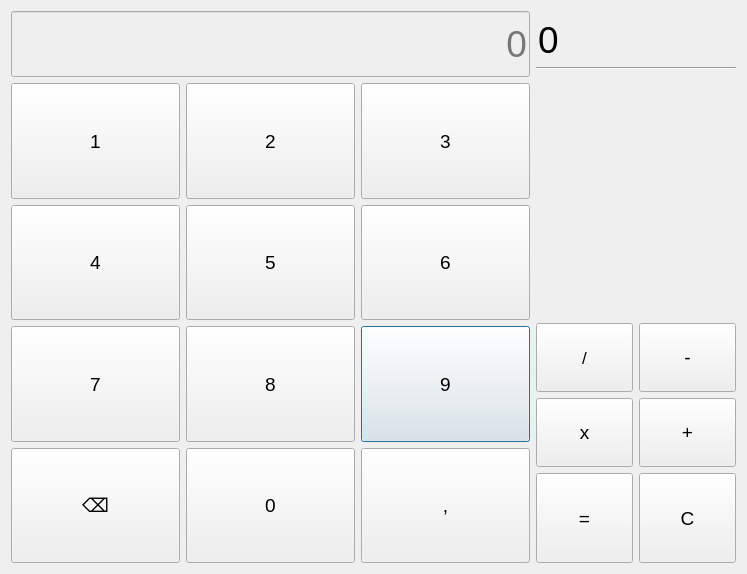
<?xml version="1.0" encoding="UTF-8"?>
<ui version="4.0">
 <class>Calculator</class>
 <widget class="QDialog" name="Calculator">
  <property name="geometry">
   <rect>
    <x>0</x>
    <y>0</y>
    <width>747</width>
    <height>574</height>
   </rect>
  </property>
  <property name="minimumSize">
   <size>
    <width>500</width>
    <height>450</height>
   </size>
  </property>
  <property name="windowTitle">
   <string>Dialog</string>
  </property>
  <property name="sizeGripEnabled">
   <bool>false</bool>
  </property>
  <layout class="QGridLayout" name="gridLayout_2">
   <item row="0" column="0">
    <layout class="QHBoxLayout" name="horizontalLayout">
     <property name="sizeConstraint">
      <enum>QLayout::SetDefaultConstraint</enum>
     </property>
     <item>
      <layout class="QVBoxLayout" name="verticalLayout_2" stretch="0,0">
       <item>
        <widget class="QLineEdit" name="lineEdit">
         <property name="enabled">
          <bool>false</bool>
         </property>
         <property name="sizePolicy">
          <sizepolicy hsizetype="Expanding" vsizetype="Fixed">
           <horstretch>0</horstretch>
           <verstretch>0</verstretch>
          </sizepolicy>
         </property>
         <property name="minimumSize">
          <size>
           <width>0</width>
           <height>66</height>
          </size>
         </property>
         <property name="font">
          <font>
           <family>Arial</family>
           <pointsize>28</pointsize>
          </font>
         </property>
         <property name="alignment">
          <set>Qt::AlignRight|Qt::AlignTrailing|Qt::AlignVCenter</set>
         </property>
         <property name="placeholderText">
          <string>0</string>
         </property>
        </widget>
       </item>
       <item>
        <layout class="QGridLayout" name="gridLayout">
         <item row="2" column="2">
          <widget class="QPushButton" name="dial_9">
           <property name="sizePolicy">
            <sizepolicy hsizetype="Expanding" vsizetype="Expanding">
             <horstretch>0</horstretch>
             <verstretch>0</verstretch>
            </sizepolicy>
           </property>
           <property name="font">
            <font>
             <family>Arial</family>
             <pointsize>14</pointsize>
            </font>
           </property>
           <property name="text">
            <string>9</string>
           </property>
          </widget>
         </item>
         <item row="1" column="1">
          <widget class="QPushButton" name="dial_5">
           <property name="sizePolicy">
            <sizepolicy hsizetype="Expanding" vsizetype="Expanding">
             <horstretch>0</horstretch>
             <verstretch>0</verstretch>
            </sizepolicy>
           </property>
           <property name="font">
            <font>
             <family>Arial</family>
             <pointsize>14</pointsize>
            </font>
           </property>
           <property name="text">
            <string>5</string>
           </property>
          </widget>
         </item>
         <item row="2" column="1">
          <widget class="QPushButton" name="dial_8">
           <property name="sizePolicy">
            <sizepolicy hsizetype="Expanding" vsizetype="Expanding">
             <horstretch>0</horstretch>
             <verstretch>0</verstretch>
            </sizepolicy>
           </property>
           <property name="font">
            <font>
             <family>Arial</family>
             <pointsize>14</pointsize>
            </font>
           </property>
           <property name="text">
            <string>8</string>
           </property>
          </widget>
         </item>
         <item row="1" column="2">
          <widget class="QPushButton" name="dial_6">
           <property name="sizePolicy">
            <sizepolicy hsizetype="Expanding" vsizetype="Expanding">
             <horstretch>0</horstretch>
             <verstretch>0</verstretch>
            </sizepolicy>
           </property>
           <property name="font">
            <font>
             <family>Arial</family>
             <pointsize>14</pointsize>
            </font>
           </property>
           <property name="text">
            <string>6</string>
           </property>
          </widget>
         </item>
         <item row="0" column="0">
          <widget class="QPushButton" name="dial_1">
           <property name="sizePolicy">
            <sizepolicy hsizetype="Expanding" vsizetype="Expanding">
             <horstretch>0</horstretch>
             <verstretch>0</verstretch>
            </sizepolicy>
           </property>
           <property name="font">
            <font>
             <family>Arial</family>
             <pointsize>14</pointsize>
            </font>
           </property>
           <property name="text">
            <string>1</string>
           </property>
           <property name="autoRepeatInterval">
            <number>104</number>
           </property>
          </widget>
         </item>
         <item row="1" column="0">
          <widget class="QPushButton" name="dial_4">
           <property name="sizePolicy">
            <sizepolicy hsizetype="Expanding" vsizetype="Expanding">
             <horstretch>0</horstretch>
             <verstretch>0</verstretch>
            </sizepolicy>
           </property>
           <property name="font">
            <font>
             <family>Arial</family>
             <pointsize>14</pointsize>
            </font>
           </property>
           <property name="text">
            <string>4</string>
           </property>
          </widget>
         </item>
         <item row="2" column="0">
          <widget class="QPushButton" name="dial_7">
           <property name="sizePolicy">
            <sizepolicy hsizetype="Expanding" vsizetype="Expanding">
             <horstretch>0</horstretch>
             <verstretch>0</verstretch>
            </sizepolicy>
           </property>
           <property name="font">
            <font>
             <family>Arial</family>
             <pointsize>14</pointsize>
            </font>
           </property>
           <property name="text">
            <string>7</string>
           </property>
          </widget>
         </item>
         <item row="0" column="1">
          <widget class="QPushButton" name="dial_2">
           <property name="sizePolicy">
            <sizepolicy hsizetype="Expanding" vsizetype="Expanding">
             <horstretch>0</horstretch>
             <verstretch>0</verstretch>
            </sizepolicy>
           </property>
           <property name="font">
            <font>
             <family>Arial</family>
             <pointsize>14</pointsize>
            </font>
           </property>
           <property name="text">
            <string>2</string>
           </property>
           <property name="iconSize">
            <size>
             <width>16</width>
             <height>16</height>
            </size>
           </property>
          </widget>
         </item>
         <item row="3" column="0">
          <widget class="QPushButton" name="dial_bs">
           <property name="sizePolicy">
            <sizepolicy hsizetype="Expanding" vsizetype="Expanding">
             <horstretch>0</horstretch>
             <verstretch>0</verstretch>
            </sizepolicy>
           </property>
           <property name="font">
            <font>
             <family>Arial</family>
             <pointsize>14</pointsize>
            </font>
           </property>
           <property name="text">
            <string>⌫</string>
           </property>
          </widget>
         </item>
         <item row="3" column="2">
          <widget class="QPushButton" name="dial_dot">
           <property name="sizePolicy">
            <sizepolicy hsizetype="Expanding" vsizetype="Expanding">
             <horstretch>0</horstretch>
             <verstretch>0</verstretch>
            </sizepolicy>
           </property>
           <property name="font">
            <font>
             <family>Arial</family>
             <pointsize>14</pointsize>
            </font>
           </property>
           <property name="text">
            <string>,</string>
           </property>
          </widget>
         </item>
         <item row="3" column="1">
          <widget class="QPushButton" name="dial_0">
           <property name="sizePolicy">
            <sizepolicy hsizetype="Expanding" vsizetype="Expanding">
             <horstretch>0</horstretch>
             <verstretch>0</verstretch>
            </sizepolicy>
           </property>
           <property name="font">
            <font>
             <family>Arial</family>
             <pointsize>14</pointsize>
            </font>
           </property>
           <property name="text">
            <string>0</string>
           </property>
          </widget>
         </item>
         <item row="0" column="2">
          <widget class="QPushButton" name="dial_3">
           <property name="sizePolicy">
            <sizepolicy hsizetype="Expanding" vsizetype="Expanding">
             <horstretch>0</horstretch>
             <verstretch>0</verstretch>
            </sizepolicy>
           </property>
           <property name="font">
            <font>
             <family>Arial</family>
             <pointsize>14</pointsize>
            </font>
           </property>
           <property name="text">
            <string>3</string>
           </property>
          </widget>
         </item>
        </layout>
       </item>
      </layout>
     </item>
     <item>
      <layout class="QVBoxLayout" name="verticalLayout" stretch="0,0,0,0,0,0">
       <property name="sizeConstraint">
        <enum>QLayout::SetDefaultConstraint</enum>
       </property>
       <item>
        <widget class="QLabel" name="last_calc">
         <property name="sizePolicy">
          <sizepolicy hsizetype="Preferred" vsizetype="Ignored">
           <horstretch>0</horstretch>
           <verstretch>0</verstretch>
          </sizepolicy>
         </property>
         <property name="minimumSize">
          <size>
           <width>0</width>
           <height>25</height>
          </size>
         </property>
         <property name="font">
          <font>
           <family>Arial</family>
           <pointsize>10</pointsize>
          </font>
         </property>
         <property name="text">
          <string/>
         </property>
         <property name="alignment">
          <set>Qt::AlignBottom|Qt::AlignLeading|Qt::AlignLeft</set>
         </property>
         <property name="wordWrap">
          <bool>false</bool>
         </property>
         <property name="margin">
          <number>5</number>
         </property>
         <property name="indent">
          <number>2</number>
         </property>
        </widget>
       </item>
       <item>
        <widget class="QLabel" name="result_label">
         <property name="sizePolicy">
          <sizepolicy hsizetype="Fixed" vsizetype="Fixed">
           <horstretch>1</horstretch>
           <verstretch>0</verstretch>
          </sizepolicy>
         </property>
         <property name="minimumSize">
          <size>
           <width>200</width>
           <height>0</height>
          </size>
         </property>
         <property name="maximumSize">
          <size>
           <width>150</width>
           <height>16777215</height>
          </size>
         </property>
         <property name="font">
          <font>
           <family>Arial</family>
           <pointsize>28</pointsize>
           <weight>50</weight>
           <bold>false</bold>
          </font>
         </property>
         <property name="frameShape">
          <enum>QFrame::NoFrame</enum>
         </property>
         <property name="lineWidth">
          <number>1</number>
         </property>
         <property name="text">
          <string>0</string>
         </property>
         <property name="alignment">
          <set>Qt::AlignLeading|Qt::AlignLeft|Qt::AlignTop</set>
         </property>
         <property name="margin">
          <number>5</number>
         </property>
         <property name="indent">
          <number>2</number>
         </property>
        </widget>
       </item>
       <item>
        <widget class="Line" name="line">
         <property name="orientation">
          <enum>Qt::Horizontal</enum>
         </property>
        </widget>
       </item>
       <item>
        <widget class="QListWidget" name="last_Calc">
         <property name="enabled">
          <bool>false</bool>
         </property>
         <property name="sizePolicy">
          <sizepolicy hsizetype="Ignored" vsizetype="Expanding">
           <horstretch>0</horstretch>
           <verstretch>0</verstretch>
          </sizepolicy>
         </property>
         <property name="frameShape">
          <enum>QFrame::NoFrame</enum>
         </property>
         <property name="verticalScrollBarPolicy">
          <enum>Qt::ScrollBarAlwaysOff</enum>
         </property>
         <property name="horizontalScrollBarPolicy">
          <enum>Qt::ScrollBarAlwaysOff</enum>
         </property>
        </widget>
       </item>
       <item>
        <layout class="QGridLayout" name="gridLayout_3">
         <property name="topMargin">
          <number>0</number>
         </property>
         <property name="verticalSpacing">
          <number>6</number>
         </property>
         <item row="1" column="1">
          <widget class="QPushButton" name="dial_mul">
           <property name="sizePolicy">
            <sizepolicy hsizetype="Ignored" vsizetype="Expanding">
             <horstretch>0</horstretch>
             <verstretch>0</verstretch>
            </sizepolicy>
           </property>
           <property name="font">
            <font>
             <family>Arial</family>
             <pointsize>14</pointsize>
            </font>
           </property>
           <property name="text">
            <string>x</string>
           </property>
           <property name="autoRepeatInterval">
            <number>104</number>
           </property>
          </widget>
         </item>
         <item row="0" column="1">
          <widget class="QPushButton" name="dial_dif">
           <property name="sizePolicy">
            <sizepolicy hsizetype="Ignored" vsizetype="Expanding">
             <horstretch>0</horstretch>
             <verstretch>0</verstretch>
            </sizepolicy>
           </property>
           <property name="font">
            <font>
             <family>Arial</family>
             <pointsize>13</pointsize>
            </font>
           </property>
           <property name="text">
            <string>/</string>
           </property>
           <property name="autoRepeatInterval">
            <number>104</number>
           </property>
          </widget>
         </item>
         <item row="0" column="2">
          <widget class="QPushButton" name="dial_min">
           <property name="sizePolicy">
            <sizepolicy hsizetype="Ignored" vsizetype="Expanding">
             <horstretch>0</horstretch>
             <verstretch>0</verstretch>
            </sizepolicy>
           </property>
           <property name="font">
            <font>
             <family>Arial</family>
             <pointsize>14</pointsize>
            </font>
           </property>
           <property name="text">
            <string>-</string>
           </property>
           <property name="autoRepeatInterval">
            <number>104</number>
           </property>
          </widget>
         </item>
         <item row="1" column="2">
          <widget class="QPushButton" name="dial_plu">
           <property name="sizePolicy">
            <sizepolicy hsizetype="Ignored" vsizetype="Expanding">
             <horstretch>0</horstretch>
             <verstretch>0</verstretch>
            </sizepolicy>
           </property>
           <property name="font">
            <font>
             <family>Arial</family>
             <pointsize>14</pointsize>
            </font>
           </property>
           <property name="text">
            <string>+</string>
           </property>
           <property name="autoRepeatInterval">
            <number>104</number>
           </property>
          </widget>
         </item>
         <item row="2" column="2">
          <widget class="QPushButton" name="clear_all">
           <property name="sizePolicy">
            <sizepolicy hsizetype="Ignored" vsizetype="Expanding">
             <horstretch>0</horstretch>
             <verstretch>0</verstretch>
            </sizepolicy>
           </property>
           <property name="font">
            <font>
             <family>Arial</family>
             <pointsize>14</pointsize>
            </font>
           </property>
           <property name="text">
            <string>C</string>
           </property>
           <property name="autoRepeatInterval">
            <number>104</number>
           </property>
          </widget>
         </item>
         <item row="2" column="1">
          <widget class="QPushButton" name="dial_res">
           <property name="sizePolicy">
            <sizepolicy hsizetype="Ignored" vsizetype="Expanding">
             <horstretch>0</horstretch>
             <verstretch>0</verstretch>
            </sizepolicy>
           </property>
           <property name="minimumSize">
            <size>
             <width>0</width>
             <height>90</height>
            </size>
           </property>
           <property name="font">
            <font>
             <family>Arial</family>
             <pointsize>14</pointsize>
            </font>
           </property>
           <property name="text">
            <string>=</string>
           </property>
           <property name="autoRepeatInterval">
            <number>104</number>
           </property>
           <property name="flat">
            <bool>false</bool>
           </property>
          </widget>
         </item>
        </layout>
       </item>
       <item>
        <layout class="QHBoxLayout" name="view_clear">
         <property name="leftMargin">
          <number>0</number>
         </property>
         <property name="topMargin">
          <number>0</number>
         </property>
        </layout>
       </item>
      </layout>
     </item>
    </layout>
   </item>
  </layout>
 </widget>
 <resources/>
 <connections/>
</ui>
